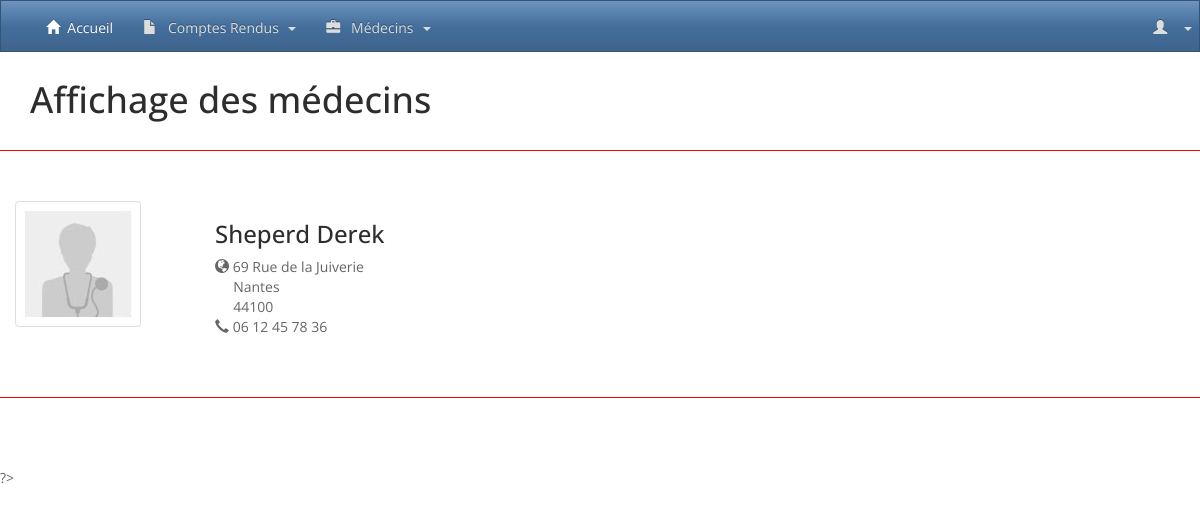
The page /afficher_medecin.php?id=1 on the database as committed earlier.
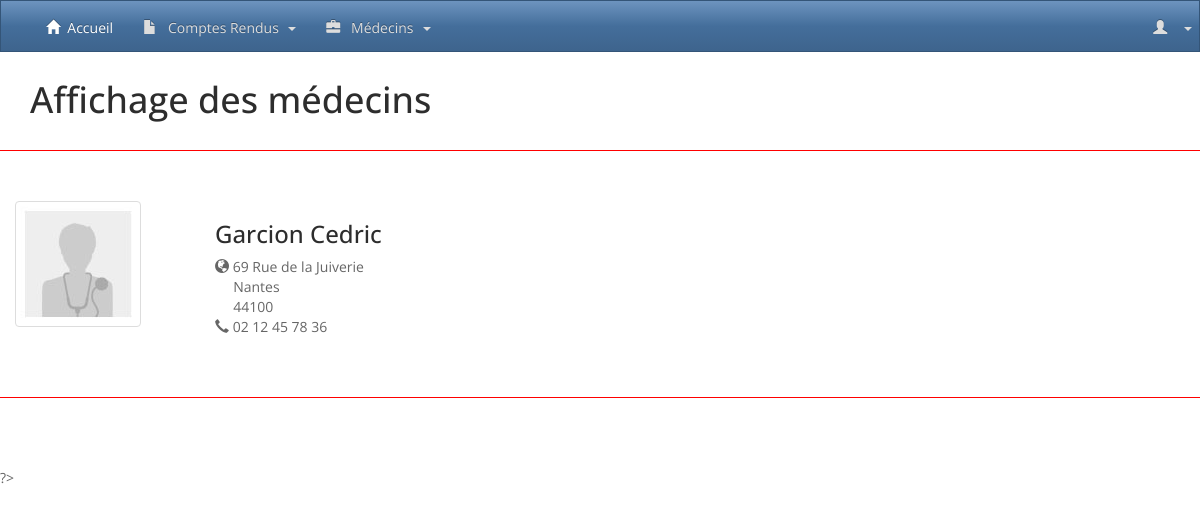
The same page on the database as committed later.
### tables this page shows
CREATE TABLE IF NOT EXISTS `medecin` (
  `ID` int(11) NOT NULL AUTO_INCREMENT,
  `ID_POSSEDE` int(11) NOT NULL,
  `NOM` varchar(255) DEFAULT NULL,
  `PRENOM` varchar(255) DEFAULT NULL,
  `ADRESSE` varchar(255) DEFAULT NULL,
  `VILLE_MEDECIN` varchar(255) NOT NULL,
  `CP_MEDECIN` int(5) NOT NULL,
  `TEL` varchar(32) DEFAULT NULL,
  `DEPARTEMENT` int(2) DEFAULT NULL,
  PRIMARY KEY (`ID`),
  KEY `FK_MEDECIN_SPECIALITE` (`ID_POSSEDE`)
);

### afficher_medecin.php (the view, shortened to what this page needs)
<?php
  include("lib/function.php");
if (isset($_GET['page']) && is_numeric($_GET['page'])){
      $page = $_GET['page'];
      $nbParPage = 4;
      $limit = ($page-1) * $nbParPage;
      if (isset($_GET['q'])) {
          $search= substr_replace($_GET['q'], '%', 0, 0);
          $search .= '%';
          $search = $bdd->quote($search);
          $query =
              "SELECT * FROM medecin
                WHERE nom LIKE ".$search." OR prenom LIKE ".$search." ORDER BY nom DESC LIMIT $limit, $nbParPage";
          $result=$bdd->query($query);
          $medecins = $result->fetchAll();
          if($result->rowCount()<1){
            if ($page==1) {
            setFlash("warning","Aucun résultats ne correspond à votre recherche.");
            header('Location: '.WEBROOT.'afficher_medecin.php?page=1');
            die();
            }
            setFlash("info","Il n'y a plus de compte-rendu ensuite pour votre recherche, vous avez été redirigé en première page.");
            header('Location: '.WEBROOT.'afficher_medecin.php?page=1&q='.$_GET['q']);
            die();
          }
          $title = "<small>Rechercher: '".$_GET['q']."'</small>";
        }
        else{
            $query =
            "SELECT * FROM medecin
              ORDER BY nom DESC LIMIT $limit, $nbParPage";
            $result = $bdd->query($query);
            $medecins = $result->fetchAll();
          if($result->rowCount()<1){
            setFlash("info","Il n'y a plus de compte-rendu ensuite, vous avez été redirigé en première page.");
            header('Location: '.WEBROOT.'afficher_medecin.php?page=1');
            die();
          }
        }
}
elseif (isset($_GET['id']) && is_numeric($_GET['id'])) {
      $IdRapport = $bdd->quote($_GET['id']);
      $query =
      "SELECT * FROM medecin
        WHERE ID = ".$IdRapport;
      $result=$bdd->query($query);
      $medecins = $result->fetchAll();
}
else{
      setFlash("danger","L'id saisi est incorrect");
       header('Location: '.WEBROOT);
       die();
}
  include("partials/header.php");
  include("partials/navbar.php");
?>
<div class="container">
  <h1>
  Affichage des médecins
  </h1>
  <div class="row">
      <?php foreach($medecins as $unMedecin):?>
          <article class="compte-rendu-list row">
            <div class="col-md-2">
            <img src="<?= WEBROOT ?>images/portrait-medecin.jpg" class="img-thumbnail">
            </div>
            <div class="col-md-10">
              <ul>
                <li><h3><?= $unMedecin['NOM'].' '.$unMedecin['PRENOM'] ?></h3></li>
                <li><span class="glyphicon glyphicon-globe"></span>&nbsp;<?= $unMedecin['ADRESSE'] ?></li>
                <li>&nbsp;&nbsp;&nbsp;&nbsp;&nbsp;<?= $unMedecin['VILLE_MEDECIN'] ?></li>
                <li>&nbsp;&nbsp;&nbsp;&nbsp;&nbsp;<?= $unMedecin['CP_MEDECIN'] ?></li>
                <li><span class="glyphicon glyphicon-earphone"></span>&nbsp;<?= $unMedecin['TEL'] ?></li>
              </ul>
            </div>
          </article>
      <?php endforeach; ?>
  </div>
</div>
      ?>
<?php include("partials/footer.php");?>

### partials/header.php (shortened to what this page needs)
<html lang="fr">
    <head>
        <link href="assets/css/bootstrap.min.css" rel="stylesheet">
        <link href="assets/css/custom.css" rel="stylesheet">
    </head>
    <body>

### partials/navbar.php (shortened to what this page needs)
<div class="bs-component">
  <div class="navbar navbar-fixed-top navbar-inverse">
    <div class="navbar-header">
      <a class="navbar-brand" href="#">
      </a>
    </div>
    <div class="navbar-collapse collapse navbar-inverse-collapse">
      <ul class="nav navbar-nav">
        <li class="active"><a href="<?= WEBROOT ;?>"><span class="glyphicon glyphicon-home"></span>&nbsp;&nbsp;Accueil</a></li>
        <li class="dropdown">
          <a class="dropdown-toggle" data-toggle="dropdown" href="#" id="download">
            <span class="glyphicon glyphicon-file"></span>
            &nbsp;&nbsp;Comptes Rendus&nbsp;&nbsp;<span class="caret"></span>
          </a>
        </li>
        <li class="dropdown">
          <a class="dropdown-toggle" data-toggle="dropdown" href="#" id="download">
            <span class="glyphicon glyphicon-briefcase"></span>
            &nbsp;&nbsp;Médecins&nbsp;&nbsp;<span class="caret"></span>
          </a>
        </li>
      </ul>
      <ul class="nav navbar-nav navbar-right">
        <li class="dropdown">
          <a class="dropdown-toggle" data-toggle="dropdown" href="#" id="download">
            <span class="glyphicon glyphicon-user"></span>
            <span class="caret"></span>&nbsp;&nbsp;
          </a>
        </li>
      </ul>
    </div>
  </div>
</div>
<br>
<br>
<br>

### partials/footer.php (shortened to what this page needs)
</body></html>

### assets/css/custom.css (style rules this page uses)
.compte-rendu-list:first-child { border-top:solid #FF0000; border-top-width:thin; padding-top: 50px; margin-top: 20px; }
.compte-rendu-list { border-bottom:solid #ff0000; border-bottom-width:thin; padding-bottom: 50px; margin-bottom: 70px; }
.compte-rendu-list ul { margin-top: 15px; padding-left: 0 !important; list-style: none; }

Rows that differ between the two databases and show on the page:
changed medecin "69 Rue de la Juiverie": NOM "Sheperd" → "Garcion"; PRENOM "Derek" → "Cedric"; TEL "06 12 45 78 36" → "02 12 45 78 36"
